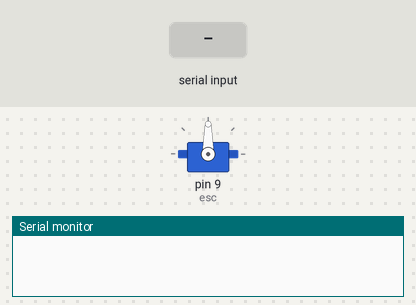
Recording of a sketch running on a simulated Arduino Uno, built with avr-gcc and run on an emulated ATmega328P. On the bench: servo, the last lines printed to the serial monitor. Inputs (shaded band) come from the test bench.

Above: at 1.2 s.
1.3 s: "30,150\n" received over Serial
At 1.8 s:
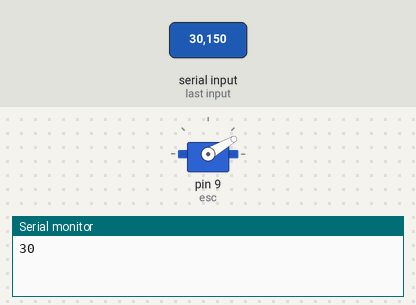
2.8 s: "5\n" received over Serial
At 4.0 s:
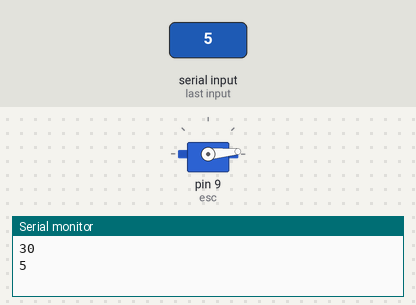
4.3 s: "200\n" received over Serial
At 5.3 s:
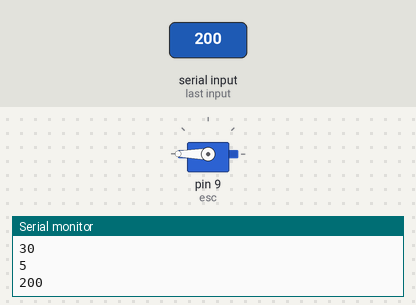
5.8 s: "90,45\n" received over Serial
At 6.4 s:
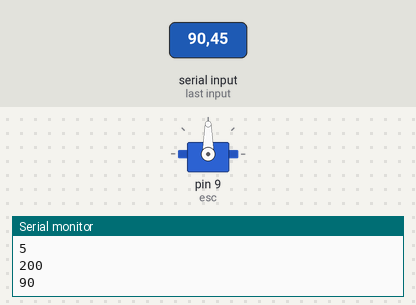
Timing chart, 0 to 8.3 s (numbered marks = the images above; inputs shaded):
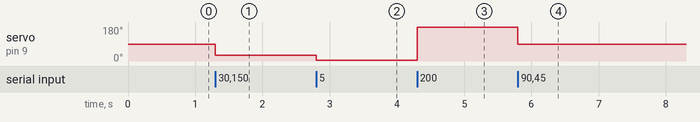

The sketch:

sketch.ino
```cpp
#include <Arduino.h>
#include <Servo.h>  // Include Servo library for PWM control

Servo esc;  // Create a Servo object to control the ESC

int x;

void setup() {
  esc.attach(9);  // Attach the ESC signal wire to pin 9
  Serial.begin(115200);
  Serial.setTimeout(1);
}

//value x+1
//90 means stop, 90-180 is counterclockwise, 0-90 is clockwise, 0 means full speed clockwise, 80 is slowly clockwise, 110 is slowly counterclockwise
void loop() {
  if (Serial.available() > 0) {
    String input = Serial.readStringUntil('\n');  // Read until a newline character is received
    input.trim();  // Remove any extraneous newline or space characters

    x = input.toInt();  // Convert the input string to an integer

    // Print the received and interpreted value back to the serial port
    Serial.println(x);
    esc.write(x);
  }

  // while (!Serial.available()){
  //  x = Serial.readString().toInt();
  //  Serial.print(x + 1);
  //  esc.write(x);
  // }
}
```

Measured:
- after the input at 1.3 s, servo on pin 9 (esc): 90° → 30° at once
- after the input at 2.8 s, servo on pin 9 (esc): 30° → 5° at once
- after the input at 4.3 s, servo on pin 9 (esc): 5° → 180° at once
- after the input at 5.8 s, servo on pin 9 (esc): 180° → 90° at once
